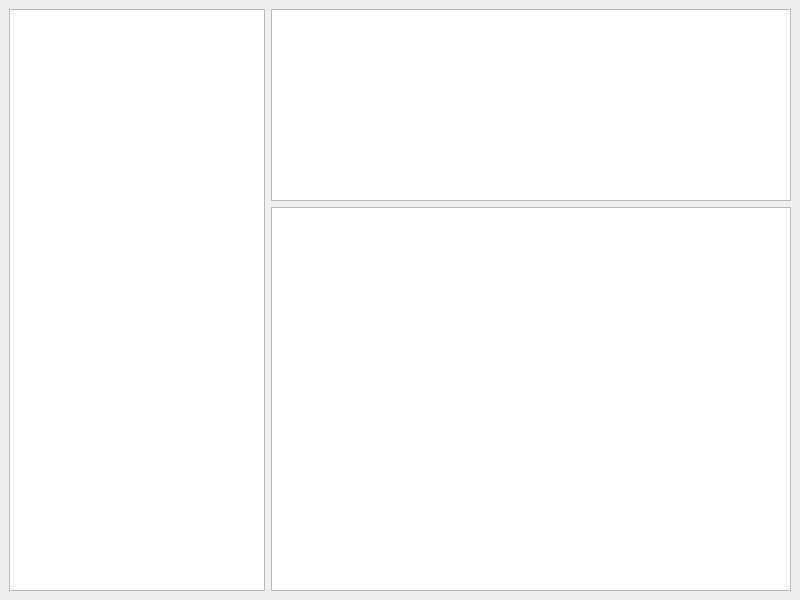
<?xml version="1.0" encoding="UTF-8"?>
<ui version="4.0">
 <class>FlexList</class>
 <widget class="QMainWindow" name="FlexList">
  <property name="geometry">
   <rect>
    <x>0</x>
    <y>0</y>
    <width>800</width>
    <height>600</height>
   </rect>
  </property>
  <property name="windowTitle">
   <string>FlexList</string>
  </property>
  <widget class="QWidget" name="centralwidget">
   <property name="sizePolicy">
    <sizepolicy hsizetype="Expanding" vsizetype="Expanding">
     <horstretch>0</horstretch>
     <verstretch>0</verstretch>
    </sizepolicy>
   </property>
   <layout class="QHBoxLayout" name="horizontalLayout">
    <item>
     <widget class="QListWidget" name="listWidget">
      <property name="sizePolicy">
       <sizepolicy hsizetype="Fixed" vsizetype="Expanding">
        <horstretch>0</horstretch>
        <verstretch>0</verstretch>
       </sizepolicy>
      </property>
     </widget>
    </item>
    <item>
     <layout class="QVBoxLayout" name="verticalLayout">
      <item>
       <widget class="QListWidget" name="listWidget_2">
        <property name="sizePolicy">
         <sizepolicy hsizetype="Expanding" vsizetype="Fixed">
          <horstretch>0</horstretch>
          <verstretch>0</verstretch>
         </sizepolicy>
        </property>
       </widget>
      </item>
      <item>
       <widget class="QTextBrowser" name="textBrowser_3"/>
      </item>
     </layout>
    </item>
   </layout>
  </widget>
 </widget>
 <resources/>
 <connections/>
</ui>
